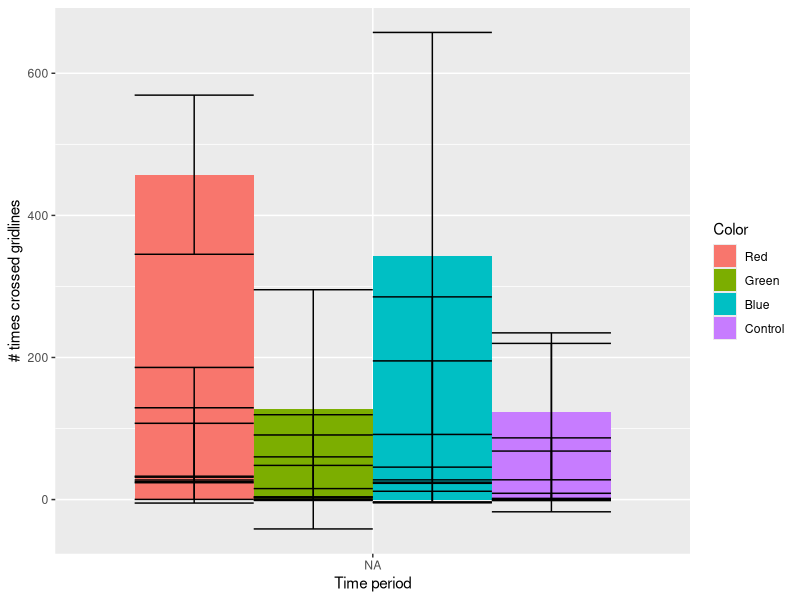
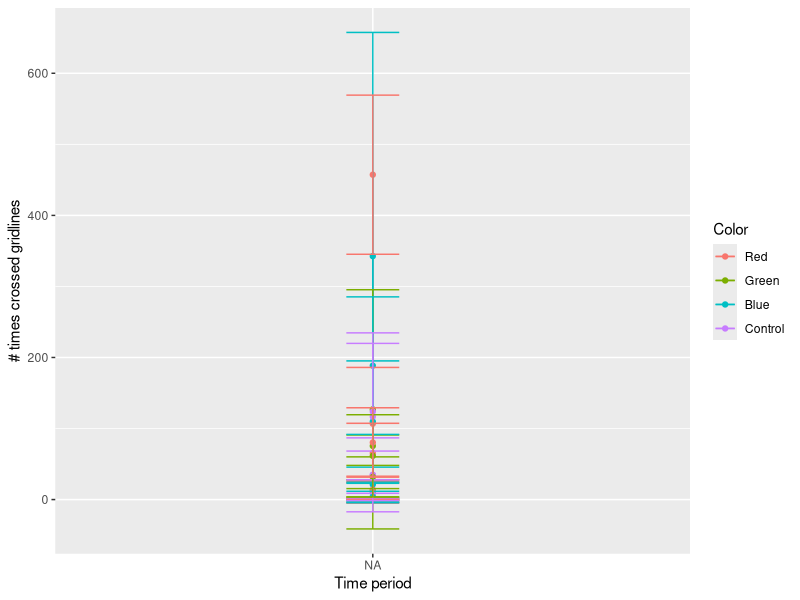

R code for these plots, in order: (Note: this script raises an error after producing the figures.)
## ---- chunk 1
Roaches <- read.table(file = "Data.txt", header = T)
str(Roaches)
library(reshape2)
Roaches2 = melt(Roaches, id.vars = "Time", variable.name = "Color", value.name = "value")
library(ggplot2)
Roaches3 = aggregate(Roaches2$value, by = list(Roaches2$Time, Roaches2$Color), FUN = "mean", na.rm=T)
names(Roaches3) = c("Time", "Color", "value")
Roaches3$value[is.nan(Roaches3$value)] <- NA
Roaches4 = aggregate(Roaches2$value, by = list(Roaches2$Time, Roaches2$Color), FUN = "sd", na.rm=T)
names(Roaches4) = c("Time", "Color", "valuesd")
Roaches5 = merge(Roaches3, Roaches4, by = c("Time", "Color"))
Roaches5$Color = factor(Roaches5$Color, levels = levels(Roaches5$Color)[c(4,3,2,1)])
Roaches5$Time = factor(Roaches5$Time, levels = levels(Roaches5$Time)[c(3,6,1,2,4,5)])
ggplot(Roaches5, aes(x=Time, y=value, fill = Color)) + geom_bar(position = "dodge", stat="identity") + geom_errorbar(data = Roaches5, aes(fill = Color, ymin = value-valuesd, ymax = value+valuesd), position = "dodge") +labs(x="Time period", y="# times crossed gridlines")

#Figure 4.
#Fig 4. Average number of times each cockroach crossed grid lines in 15 minutes. 
#The error bars denote standard deviation within the group, and the time on the
#x-axis stands for the beginning of the corresponding 3-hour time period in the 
#subjective time zone of the cockroaches, in 24 hour notation. p<0.05 (*)


ggplot(Roaches5, aes(x=Time, y=value)) + geom_line(aes(group = Color, color = Color)) +geom_point(aes(group = Color, color = Color)) +geom_errorbar(data = Roaches5, aes(fill = Color, color = Color, ymin = value-valuesd, ymax = value+valuesd, width = 0.1)) + labs(x="Time period", y="# times crossed gridlines")

#Figure 5.
#Fig 5. Average number of times each cockroach crossed grid lines in 15 minutes. 
#The error bars denote standard deviation within the group, and the time on the 
#x-axis stands for the beginning of the corresponding 3-hour time period. Each 
#panel contains data only for the corresponding group. p<0.0001(****), p<0.05(*), 
#p<0.1(.).

#ANOVA
Color.mod1 = lm(value ~ Color, data = Roaches5)
summary(Color.mod1)
anova(Color.mod1)
#COlor not significantly different on average
Time.mod1 = lm(value ~ Time, data = Roaches5)
summary(Time.mod1)
anova(Time.mod1)
#All time periods are significantly different from each other

#Compare different colors in each time period
Roaches.loop = data.frame(Color = Roaches2$Color[1:20])
anova.results = vector("list",6)
which.sig = vector("list",6)
Time = c("2:00:00", "5:00:00", "14:00:00", "17:00:00", "20:00:00", "23:00:00")
for(i in 1:6){
  Roaches.loop$Color = Roaches2$Color[Roaches2$Time == Time[i]]
  Roaches.loop$value = Roaches2$value[Roaches2$Time == Time[i]]
  mod1 = lm(value ~ Color, data = Roaches.loop)
  anova.results[[i]] = anova(mod1)
  names(anova.results)[i] = paste("Time period", Time[i], sep = " ")
  #Tukey HSD
  a1 = aov(Roaches.loop$value ~ Roaches.loop$Color)
  which.sig[[i]] = TukeyHSD(x=a1, 'Roaches.loop$Color')
}
## ---- chunk 2
library(ggplot2)
setwd("~/Desktop/eeb-177/eeb-177-final-project")
Blattodea <- read.csv("Periplanetafossil.csv", header = F, as.is = T)
names(Blattodea) <- c("genus", "species", "minage", "maxage")
head(Blattodea)
Blattodea_occ <- ggplot(Blattodea, aes( x = species, maxage, colour = genus))


Blattodea_occ + geom_linerange(aes(ymin = minage, ymax = maxage + 0.5)) + theme(legend.position="none") +  coord_flip() +  theme(axis.text.y = element_text(size=10)) + scale_y_continuous(limits=c(0, 100), expand = c(0, 0), breaks=c(0, 10, 20, 30, 40, 50, 60)) + labs(title = "Periplaneta Fossil Occurrences", x = "Species", y = "Mya") + theme(plot.title = element_text(hjust = 0.5, size=22, face = "bold"), axis.title =element_text(size=20)) 
ggsave("Periplaneta.pdf", limitsize=FALSE)
## ---- chunk 3
library(maps)
setwd("~/Desktop/eeb-177/eeb-177-final-project")
map()
Periplaneta <- read.csv("Periplaneta.csv", header=FALSE)
colnames(Periplaneta) <- c("Genus","Species","longitude","latitude")
points(Periplaneta$longitude, Periplaneta$latitude, col="red", cex=.9)
## ---- chunk 4
library(maps)
map()
points(2.900000,46.099998, col = "red", cex = 1.5)
